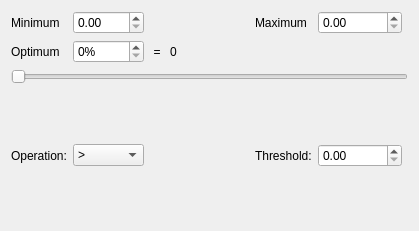
<?xml version="1.0" encoding="UTF-8"?>
<ui version="4.0">
 <class>rational_details</class>
 <widget class="QFrame" name="rational_details">
  <property name="geometry">
   <rect>
    <x>0</x>
    <y>0</y>
    <width>419</width>
    <height>231</height>
   </rect>
  </property>
  <property name="windowTitle">
   <string>Frame</string>
  </property>
  <property name="frameShape">
   <enum>QFrame::NoFrame</enum>
  </property>
  <property name="frameShadow">
   <enum>QFrame::Raised</enum>
  </property>
  <layout class="QGridLayout" name="gridLayout">
   <item row="2" column="1">
    <widget class="QSpinBox" name="optimum_val">
     <property name="suffix">
      <string>%</string>
     </property>
     <property name="maximum">
      <number>100</number>
     </property>
    </widget>
   </item>
   <item row="6" column="4">
    <widget class="QLabel" name="label_5">
     <property name="text">
      <string>Threshold:</string>
     </property>
    </widget>
   </item>
   <item row="6" column="0">
    <widget class="QLabel" name="label_6">
     <property name="text">
      <string>Operation:</string>
     </property>
    </widget>
   </item>
   <item row="6" column="5">
    <widget class="QDoubleSpinBox" name="th_spin">
     <property name="locale">
      <locale language="English" country="UnitedStates"/>
     </property>
    </widget>
   </item>
   <item row="1" column="4">
    <widget class="QLabel" name="label_2">
     <property name="toolTip">
      <string>Select the expected maximum value for this variable</string>
     </property>
     <property name="text">
      <string>Maximum</string>
     </property>
     <property name="buddy">
      <cstring>maximum_val</cstring>
     </property>
    </widget>
   </item>
   <item row="1" column="3">
    <spacer name="horizontalSpacer">
     <property name="orientation">
      <enum>Qt::Horizontal</enum>
     </property>
     <property name="sizeHint" stdset="0">
      <size>
       <width>40</width>
       <height>20</height>
      </size>
     </property>
    </spacer>
   </item>
   <item row="2" column="3">
    <widget class="QLabel" name="optimum_real_value">
     <property name="text">
      <string>0</string>
     </property>
    </widget>
   </item>
   <item row="2" column="0">
    <widget class="QLabel" name="label_3">
     <property name="toolTip">
      <string>Select the optimal value for this value, the value that would be considered &quot;good&quot;</string>
     </property>
     <property name="text">
      <string>Optimum</string>
     </property>
    </widget>
   </item>
   <item row="4" column="0" colspan="7">
    <widget class="QSlider" name="horizontalSlider">
     <property name="locale">
      <locale language="English" country="UnitedStates"/>
     </property>
     <property name="maximum">
      <number>100</number>
     </property>
     <property name="pageStep">
      <number>10</number>
     </property>
     <property name="orientation">
      <enum>Qt::Horizontal</enum>
     </property>
     <property name="tickPosition">
      <enum>QSlider::NoTicks</enum>
     </property>
    </widget>
   </item>
   <item row="8" column="0">
    <spacer name="verticalSpacer">
     <property name="orientation">
      <enum>Qt::Vertical</enum>
     </property>
     <property name="sizeHint" stdset="0">
      <size>
       <width>20</width>
       <height>40</height>
      </size>
     </property>
    </spacer>
   </item>
   <item row="1" column="0">
    <widget class="QLabel" name="label">
     <property name="toolTip">
      <string>Select the expected minimum value for this variable</string>
     </property>
     <property name="text">
      <string>Minimum</string>
     </property>
     <property name="buddy">
      <cstring>minimum_val</cstring>
     </property>
    </widget>
   </item>
   <item row="1" column="1">
    <widget class="QDoubleSpinBox" name="minimum_val">
     <property name="locale">
      <locale language="English" country="UnitedStates"/>
     </property>
     <property name="maximum">
      <double>9999.000000000000000</double>
     </property>
    </widget>
   </item>
   <item row="1" column="5">
    <widget class="QDoubleSpinBox" name="maximum_val">
     <property name="locale">
      <locale language="English" country="UnitedStates"/>
     </property>
     <property name="maximum">
      <double>9999999.000000000000000</double>
     </property>
    </widget>
   </item>
   <item row="2" column="2">
    <widget class="QLabel" name="label_4">
     <property name="text">
      <string> = </string>
     </property>
     <property name="alignment">
      <set>Qt::AlignRight|Qt::AlignTrailing|Qt::AlignVCenter</set>
     </property>
    </widget>
   </item>
   <item row="6" column="1">
    <widget class="QComboBox" name="operation_combo">
     <item>
      <property name="text">
       <string>&gt;</string>
      </property>
     </item>
     <item>
      <property name="text">
       <string>&lt;</string>
      </property>
     </item>
     <item>
      <property name="text">
       <string>=</string>
      </property>
     </item>
    </widget>
   </item>
   <item row="5" column="0">
    <spacer name="verticalSpacer_2">
     <property name="orientation">
      <enum>Qt::Vertical</enum>
     </property>
     <property name="sizeHint" stdset="0">
      <size>
       <width>20</width>
       <height>40</height>
      </size>
     </property>
    </spacer>
   </item>
  </layout>
 </widget>
 <resources/>
 <connections>
  <connection>
   <sender>optimum_val</sender>
   <signal>valueChanged(int)</signal>
   <receiver>horizontalSlider</receiver>
   <slot>setValue(int)</slot>
   <hints>
    <hint type="sourcelabel">
     <x>127</x>
     <y>195</y>
    </hint>
    <hint type="destinationlabel">
     <x>126</x>
     <y>274</y>
    </hint>
   </hints>
  </connection>
  <connection>
   <sender>horizontalSlider</sender>
   <signal>valueChanged(int)</signal>
   <receiver>optimum_val</receiver>
   <slot>setValue(int)</slot>
   <hints>
    <hint type="sourcelabel">
     <x>191</x>
     <y>274</y>
    </hint>
    <hint type="destinationlabel">
     <x>145</x>
     <y>199</y>
    </hint>
   </hints>
  </connection>
 </connections>
</ui>
